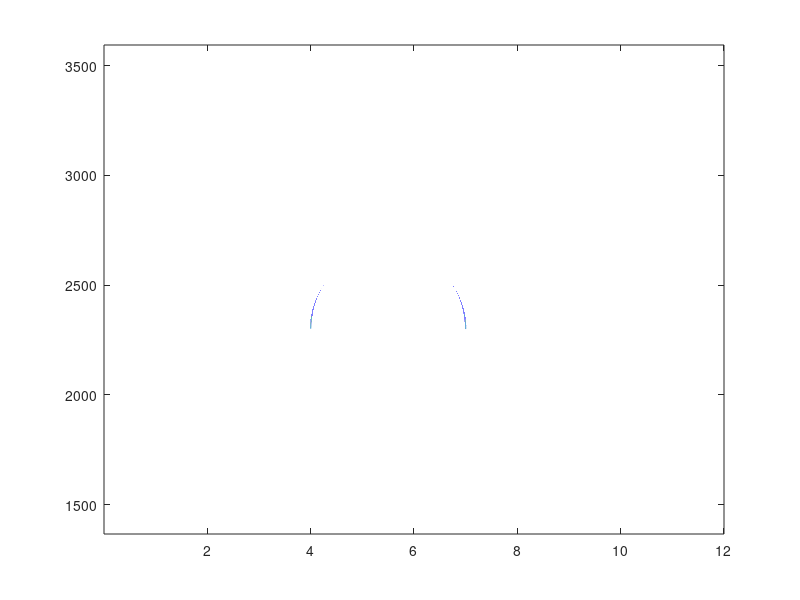

The MATLAB source for this figure:

fs = 48000;
ts = 1/fs;
sp = 240;
T = 12;

fade_win = 0.02;

arc = @(r, t) r * sin(acos(((ts:ts:t)/t-0.5)*2));
circ = @(r, t) [1; -1] * arc(r, t);
linD = @(deg, t) (ts:ts:t) * sp * tan(pi/180 * deg);
linP = @(y1, y2, t) y1 + (ts:ts:t) * (y2-y1)/t;
fit = @(s, T, f) [nan(size(f, 1), round(s/ts)), f, nan(size(f, 1), round((T - s)/ts) - size(f, 2))];

I = @(t, H) [[1; -1] * H/2 + linD(0, t); fit(t/2-t/20, t, linP(-H/2, H/2, t/10))];
L = @(t, H) [fit(0, t, linP(-H/2, H/2, t/10)); - H/2 + linD(0, t)];
O = @(t, H) circ(H/2, t);
V = @(t, H) [fit(0, t, linP(H/2, -H/2, t/2)); fit(t/2, t, linP(-H/2, H/2, t/2))];
E = @(t, H) [fit(0, t, linP(-H/2, H/2, t/10)); [1; 0; -1] * H/2 + linD(0, t)];
U = @(t, H) [fit(0, t, linP(H/2, 0, t/20)); fit(t-t/20, t, linP(0, H/2, t/20)); fit(t/20, t, -arc(H/2, t-t/10))];
Heart = @(t) (t/7 + [sqrt(1 - (abs((-1:(ts*2/t):1)*2) - 1).^2)/2; .6 * (acos(2*.7 - 1 - abs((-1:(ts*2/t):1)*2)*.7) - pi)]) * t/2 * sp;

f = 1500 + [...
    800 + fit(4, T, circ(360, 3))
    800 + fit(4.5, T, Heart(2))
    20 + fit(7.5, T, Heart(1.5))
    fit(2.0, T, I(.7, 360))
    fit(3.0, T, L(.8, 360))
    fit(3.6, T, O(1, 360))
    fit(4.6, T, V(.8, 360))
    fit(5.5, T, E(.8, 360))
    fit(6.5, T, U(.8, 360))
    ];

f = f + (1:length(f)) * .0000;

% Simulate
figure(1)
plot(ts:ts:T, f(1,:)'); axis equal
set(gca, "DataAspectRatio", [sp*ts*.85 1 1])
return;
%%
f(isnan(f)) = 0;
y = 0;
fad = round(fade_win/ts);
z = hann(2*fad)'; z = z(1:fad);
fade = @(y) y .* [z ones(1, length(y) - 2*fad) fliplr(z)];

for k = 1:size(f, 1)
    new_y = sin(2*pi*cumsum(f(k,:)*ts));
    s = find(f(k,:) > 0, 1, 'first');
    e = find(f(k,:) > 0, 1, 'last');
    y = y + [zeros(1, s-1) fade(new_y(s:e)) zeros(1, T/ts-e+1)];
end

soundsc(y, fs)

% pause(2)
% clear sound

